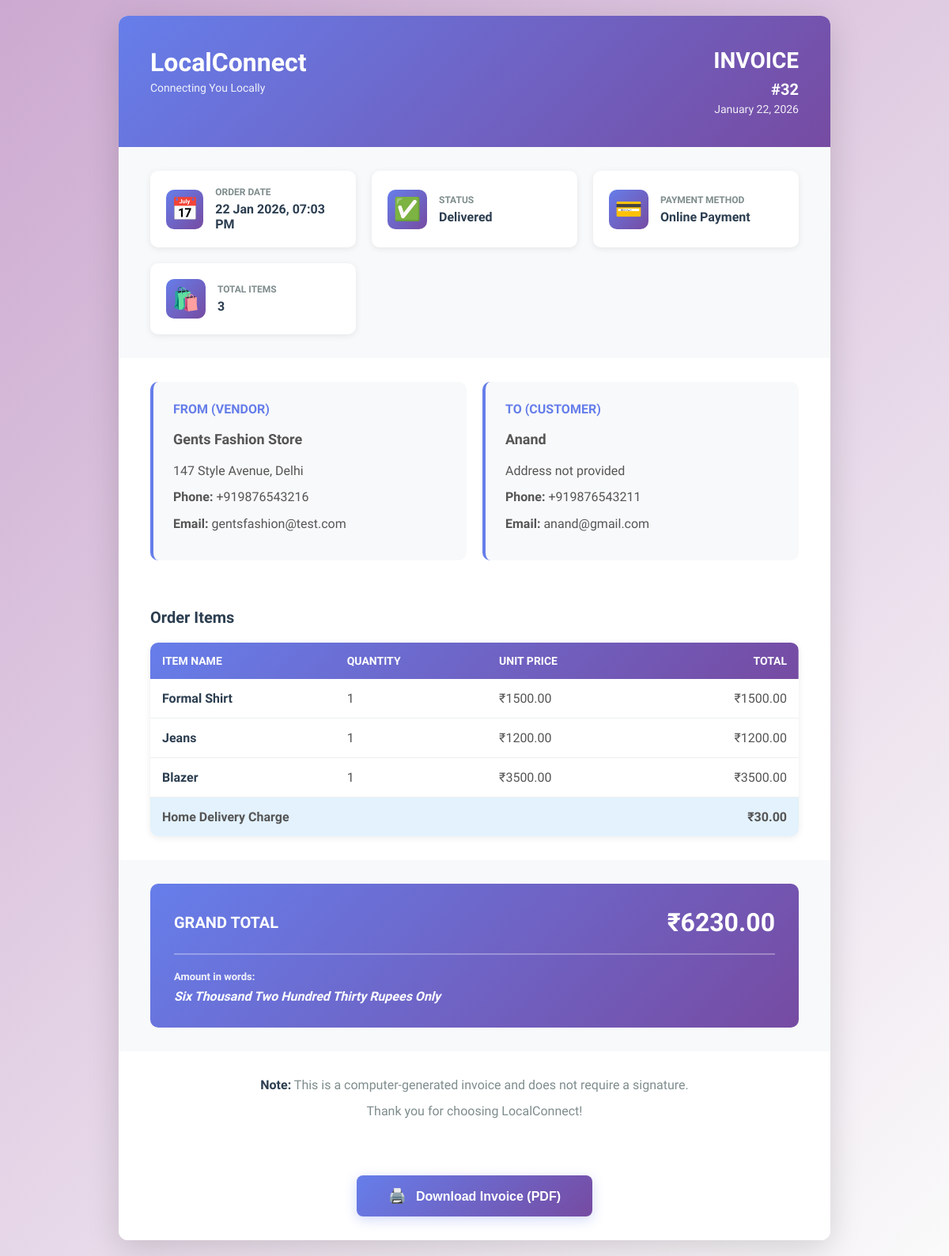
Screenshot of /invoice/32 (signed in) with the database file from the repository.
### models/models.py (models this page shows, shortened)
class Order(db.Model):
    id = db.Column(db.Integer, primary_key=True)
    customer_id = db.Column(db.Integer, db.ForeignKey('customer.id'), nullable=False)
    vendor_id = db.Column(db.Integer, db.ForeignKey('vendor.id'), nullable=True)
    vendor_name = db.Column(db.String(100), nullable=False)
    customer_name = db.Column(db.String(100))
    customer_phone = db.Column(db.String(20))
    items = db.Column(db.Text, nullable=False)
    items_summary = db.Column(db.String(500))
    delivery_type = db.Column(db.String(20), nullable=False)
    payment_type = db.Column(db.String(20), nullable=False)
    total = db.Column(db.Float, nullable=False)
    discount_amount = db.Column(db.Float, default=0)
    offer_title = db.Column(db.String(200))
    status = db.Column(db.String(20), default='Pending')
    order_type = db.Column(db.String(20))
    customer_suggestion = db.Column(db.Text)
    rejection_reason = db.Column(db.Text)
    delivery_location_type = db.Column(db.String(20))  # 'home' or 'current'
    vendor_latitude = db.Column(db.Float)
    vendor_longitude = db.Column(db.Float)
    customer_delivery_latitude = db.Column(db.Float)
    customer_delivery_longitude = db.Column(db.Float)
    created_at = db.Column(db.DateTime, default=datetime.utcnow)
    razorpay_order_id = db.Column(db.String(100))
    razorpay_payment_id = db.Column(db.String(100))
    razorpay_signature = db.Column(db.String(255))
    review_rating = db.Column(db.Integer)
    review_comment = db.Column(db.Text)
    review_date = db.Column(db.DateTime)
    preparing_at = db.Column(db.DateTime)
    out_for_delivery_at = db.Column(db.DateTime)
    ready_at = db.Column(db.DateTime)
    completed_at = db.Column(db.DateTime)
    rejected_at = db.Column(db.DateTime)
    vendor_response = db.Column(db.Text)
    vendor_response_date = db.Column(db.DateTime)
    response_helpful = db.Column(db.Integer, default=0)
    def get_items(self):
        return json.loads(self.items)

class Vendor(db.Model):
    id = db.Column(db.Integer, primary_key=True)
    business_name = db.Column(db.String(100), nullable=False)
    email = db.Column(db.String(120), unique=True, nullable=False)
    business_category = db.Column(db.String(50), nullable=False)
    business_sub_category = db.Column(db.String(50))
    business_address = db.Column(db.String(200), nullable=False)
    phone = db.Column(db.String(20), nullable=False)
    password_hash = db.Column(db.String(128), nullable=False)
    is_open = db.Column(db.Boolean, default=True)
    shop_image = db.Column(db.Text, default='🏪')
    about = db.Column(db.Text)
    category_type = db.Column(db.String(50))
    veg_nonveg = db.Column(db.String(20))
    indoor_seating = db.Column(db.Boolean, default=False)
    outdoor_seating = db.Column(db.Boolean, default=False)
    home_delivery = db.Column(db.Boolean, default=False)
    takeaway = db.Column(db.Boolean, default=False)
    free_wifi = db.Column(db.Boolean, default=False)
    ac = db.Column(db.Boolean, default=False)
    cooler = db.Column(db.Boolean, default=False)
    parking = db.Column(db.String(20))
    other_amenities = db.Column(db.Text)
    opening_time = db.Column(db.String(10))
    closing_time = db.Column(db.String(10))
    latitude = db.Column(db.Float)
    longitude = db.Column(db.Float)
    menu_items = db.relationship('MenuItem', backref='vendor', lazy=True)
    orders = db.relationship('Order', backref='vendor', lazy=True)

class Customer(db.Model):
    id = db.Column(db.Integer, primary_key=True)
    full_name = db.Column(db.String(100), nullable=False)
    email = db.Column(db.String(120), unique=True, nullable=False)
    phone = db.Column(db.String(20), nullable=False)
    password_hash = db.Column(db.String(128), nullable=False)
    address = db.Column(db.String(500))
    city = db.Column(db.String(100))
    state = db.Column(db.String(100))
    pincode = db.Column(db.String(10))
    latitude = db.Column(db.Float)
    longitude = db.Column(db.Float)
    home_latitude = db.Column(db.Float)
    home_longitude = db.Column(db.Float)
    current_latitude = db.Column(db.Float)
    current_longitude = db.Column(db.Float)
    orders = db.relationship('Order', backref='customer', lazy=True)

### app.py (the view)
@app.route('/invoice/<int:order_id>')
@customer_required
def invoice(order_id):
    user_id = session.get('user_id')
    order = Order.query.filter_by(id=order_id, customer_id=user_id).first()
    if not order:
        flash('Order not found', 'error')
        return redirect(url_for('customer_orders'))
    if order.status != 'Completed':
        flash('Invoice is only available for completed orders', 'warning')
        return redirect(url_for('customer_orders'))
    vendor = Vendor.query.get(order.vendor_id)
    customer = Customer.query.get(user_id)
    if not vendor or not customer:
        flash('Unable to generate invoice', 'error')
        return redirect(url_for('customer_orders'))
    items = order.get_items()
    amount_words = amount_to_words(order.total)
    invoice_data = {
        'order': order,
        'vendor': vendor,
        'customer': customer,
        'items': items,
        'amount_words': amount_words,
        'item_count': len(items),
        'invoice_date': datetime.now(IST)
    }
    return render_template('customer/invoice.html', **invoice_data)

### app.py (called while the page is built)
@app.before_request
def make_session_permanent():
    session.permanent = True

@app.before_request
def check_session_validity():
    if (request.endpoint and
        (request.endpoint.startswith('static') or
         request.endpoint in ['sign_in', 'customer_signup', 'vendor_signup', 'home', 'signup_success', 'forgot_password', 'reset_password', 'contact'] or
         request.endpoint.startswith('api.') or
         request.endpoint.startswith('get_vendor'))):
        return
    if request.endpoint and request.endpoint.startswith('api.'):
        return

### templates/customer/invoice.html (shortened to what this page needs)
<!DOCTYPE html>
<html lang="en">
<head>
    <link rel="stylesheet" href="/static/css/customer/invoice.css">
</head>
<body>
    <div class="invoice-container">
        <div class="invoice-header">
            <div class="company-info">
                <h1>LocalConnect</h1>
                <p class="tagline">Connecting You Locally</p>
            </div>
            <div class="invoice-info">
                <h2>INVOICE</h2>
                <p class="invoice-number">#{{ order.id }}</p>
                <p class="invoice-date">{{ order.created_at.strftime('%B %d, %Y') }}</p>
            </div>
        </div>
        <div class="summary-cards">
            <div class="summary-card">
                <div class="card-icon">📅</div>
                <div class="card-content">
                    <p class="card-label">Order Date</p>
                    <p class="card-value">{{ order.created_at.strftime('%d %b %Y, %I:%M %p') }}</p>
                </div>
            </div>
            <div class="summary-card">
                <div class="card-icon">✅</div>
                <div class="card-content">
                    <p class="card-label">Status</p>
                    <p class="card-value">Delivered</p>
                </div>
            </div>
            <div class="summary-card">
                <div class="card-icon">💳</div>
                <div class="card-content">
                    <p class="card-label">Payment Method</p>
                    <p class="card-value">{{ 'Online Payment' if order.payment_type == 'online' else 'Cash on ' +
                        ('Delivery' if order.delivery_type == 'delivery' else 'Pickup') }}</p>
                </div>
            </div>
            <div class="summary-card">
                <div class="card-icon">🛍️</div>
                <div class="card-content">
                    <p class="card-label">Total Items</p>
                    <p class="card-value">{{ item_count }}</p>
                </div>
            </div>
        </div>
        <div class="party-details">
            <div class="party-card vendor-card">
                <h3>From (Vendor)</h3>
                <div class="party-info">
                    <p class="party-name">{{ vendor.business_name }}</p>
                    <p>{{ vendor.business_address }}</p>
                    <p><strong>Phone:</strong> {{ vendor.phone }}</p>
                    <p><strong>Email:</strong> {{ vendor.email }}</p>
                </div>
            </div>
            <div class="party-card customer-card">
                <h3>To (Customer)</h3>
                <div class="party-info">
                    <p class="party-name">{{ customer.full_name }}</p>
                    {% if customer.address %}
                    <p>{{ customer.address }}{% if customer.city %}, {{ customer.city }}{% endif %}</p>
                    {% if customer.state or customer.pincode %}
                    <p>{% if customer.state %}{{ customer.state }}{% endif %}{% if customer.pincode %} - {{
                        customer.pincode }}{% endif %}</p>
                    {% endif %}
                    {% else %}
                    <p>Address not provided</p>
                    {% endif %}
                    <p><strong>Phone:</strong> {{ customer.phone }}</p>
                    <p><strong>Email:</strong> {{ customer.email }}</p>
                </div>
            </div>
        </div>
        <div class="items-section">
            <h3>Order Items</h3>
            <table class="items-table">
                <thead>
                    <tr>
                        <th>Item Name</th>
                        <th>Quantity</th>
                        <th>Unit Price</th>
                        <th>Total</th>
                    </tr>
                </thead>
                <tbody>
                    {% for item in items %}
                    <tr>
                        <td>
                            <span class="item-name">{{ item.name }}</span>
                        </td>
                        <td>{{ item.qty }}</td>
                        <td>₹{{ "%.2f"|format(item.price) }}</td>
                        <td>₹{{ "%.2f"|format(item.price * item.qty) }}</td>
                    </tr>
                    {% endfor %}
                    {% if order.delivery_type == 'delivery' %}
                    <tr class="delivery-row">
                        <td colspan="3">
                            <span class="delivery-label">Home Delivery Charge</span>
                        </td>
                        <td class="delivery-amount">₹30.00</td>
                    </tr>
                    {% endif %}
                </tbody>
            </table>
        </div>
        <div class="total-section">
            <div class="total-card">
                <div class="total-row grand-total">
                    <span class="total-label">Grand Total</span>
                    <span class="total-amount">₹{{ "%.2f"|format(order.total) }}</span>
                </div>
                <div class="amount-words">
                    <p>Amount in words:</p>
                    <p class="words-text">{{ amount_words }}</p>
                </div>
            </div>
        </div>
        <div class="invoice-footer">
            <div class="footer-note">
                <p><strong>Note:</strong> This is a computer-generated invoice and does not require a signature.</p>
                <p>Thank you for choosing LocalConnect!</p>
            </div>
        </div>
        <div class="print-button-container no-print">
            <button onclick="window.print()" class="print-btn">
                <span>🖨️</span> Download Invoice (PDF)
            </button>
        </div>
    </div>
</body>
</html>

### static/css/customer/invoice.css (style rules this page uses)
* { margin: 0; padding: 0; box-sizing: border-box; }
body { font-family: 'Segoe UI', Tahoma, Geneva, Verdana, sans-serif; background: linear-gradient(135deg, #cca9d0 0%, #fafafa 100%); min-height: 100vh; padding: 20px; color: #2c3e50; }
.invoice-container { max-width: 900px; margin: 0 auto; background: white; border-radius: 12px; box-shadow: 0 10px 40px rgba(0, 0, 0, 0.15); overflow: hidden; animation: fadeIn 0.5s ease-in; }
.invoice-header { background: linear-gradient(135deg, #667eea 0%, #764ba2 100%); color: white; padding: 40px; display: flex; justify-content: space-between; align-items: flex-start; }
.company-info h1 { font-size: 32px; font-weight: 700; margin-bottom: 5px; }
.tagline { font-size: 14px; opacity: 0.9; font-weight: 400; }
.invoice-info { text-align: right; }
.invoice-info h2 { font-size: 28px; font-weight: 700; margin-bottom: 8px; }
.invoice-number { font-size: 20px; font-weight: 600; margin-bottom: 5px; }
.invoice-date { font-size: 14px; opacity: 0.9; }
.summary-cards { display: grid; grid-template-columns: repeat(auto-fit, minmax(200px, 1fr)); gap: 20px; padding: 30px 40px; background: #f8f9fa; }
.summary-card { background: white; padding: 20px; border-radius: 10px; display: flex; align-items: center; gap: 15px; box-shadow: 0 2px 8px rgba(0, 0, 0, 0.08); transition: transform 0.3s ease, box-shadow 0.3s ease; }
.card-icon { font-size: 28px; width: 50px; height: 50px; display: flex; align-items: center; justify-content: center; background: linear-gradient(135deg, #667eea 0%, #764ba2 100%); border-radius: 10px; }
.card-label { font-size: 12px; color: #7f8c8d; margin-bottom: 5px; font-weight: 600; text-transform: uppercase; }
.card-value { font-size: 16px; color: #2c3e50; font-weight: 600; }
.party-details { display: grid; grid-template-columns: 1fr 1fr; gap: 20px; padding: 30px 40px; }
.party-card { background: #f8f9fa; padding: 25px; border-radius: 10px; border-left: 4px solid #667eea; }
.party-card h3 { font-size: 16px; color: #667eea; margin-bottom: 15px; font-weight: 700; text-transform: uppercase; }
.party-info p { margin-bottom: 8px; color: #555; line-height: 1.6; }
.party-name { font-size: 18px; font-weight: 700; color: #2c3e50; margin-bottom: 12px !important; }
.items-section { padding: 30px 40px; }
.items-section h3 { font-size: 20px; color: #2c3e50; margin-bottom: 20px; font-weight: 700; }
.items-table { width: 100%; border-collapse: collapse; background: white; border-radius: 10px; overflow: hidden; box-shadow: 0 2px 8px rgba(0, 0, 0, 0.08); }
.items-table thead { background: linear-gradient(135deg, #667eea 0%, #764ba2 100%); color: white; }
.items-table th { padding: 15px; text-align: left; font-weight: 600; font-size: 14px; text-transform: uppercase; }
.items-table th:last-child, .items-table td:last-child { text-align: right; }
.items-table tbody tr { border-bottom: 1px solid #ecf0f1; transition: background 0.2s ease; }
.items-table tbody tr:last-child { border-bottom: none; }
.items-table td { padding: 15px; color: #555; }
.item-name { font-weight: 600; color: #2c3e50; display: block; }
.delivery-row { background: #e3f2fd; font-weight: 600; }
.delivery-amount { color: #2196f3; font-weight: 700; }
.total-section { padding: 30px 40px; background: #f8f9fa; }
.total-card { background: linear-gradient(135deg, #667eea 0%, #764ba2 100%); padding: 30px; border-radius: 10px; color: white; }
.total-row { display: flex; justify-content: space-between; align-items: center; padding-bottom: 20px; margin-bottom: 20px; border-bottom: 2px solid rgba(255, 255, 255, 0.3); }
.total-label { font-size: 20px; font-weight: 700; text-transform: uppercase; }
.total-amount { font-size: 32px; font-weight: 700; }
.amount-words p:first-child { font-size: 13px; opacity: 0.9; margin-bottom: 8px; font-weight: 600; }
.words-text { font-size: 16px; font-weight: 600; font-style: italic; }
.invoice-footer { padding: 30px 40px; background: white; text-align: center; }
.footer-note p { color: #7f8c8d; margin-bottom: 8px; line-height: 1.6; }
.footer-note strong { color: #2c3e50; }
.print-button-container { padding: 30px 40px; text-align: center; background: white; }
.print-btn { background: linear-gradient(135deg, #667eea 0%, #764ba2 100%); color: white; border: none; padding: 15px 40px; border-radius: 8px; font-size: 16px; font-weight: 600; cursor: pointer; transition: transform 0.3s ease, box-shadow 0.3s ease; box-shadow: 0 4px 15px rgba(102, 126, 234, 0.3); }
.print-btn span { margin-right: 8px; font-size: 18px; }

### rows the page displays
Order: id "32", created_at "January 22, 2026", created_at "22 Jan 2026, 07:03 PM", payment_type "Online Payment", total "6230.00"
Vendor: business_name "Gents Fashion Store", business_address "147 Style Avenue, Delhi", phone "+919876543216", email "gentsfashion@test.com"
Customer: full_name "Anand", phone "+919876543211", email "anand@gmail.com"

### other values shown
{{ item_count }} "3"
{{ item.name }} "Formal Shirt" "Jeans" "Blazer"
{{ item.qty }} "1" "1" "1"
{{ "%.2f"|format(item.price) }} "1500.00" "1200.00" "3500.00"
{{ "%.2f"|format(item.price * item.qty) }} "1500.00" "1200.00" "3500.00"
{{ amount_words }} "Six Thousand Two Hundred Thirty Rupees Only"
